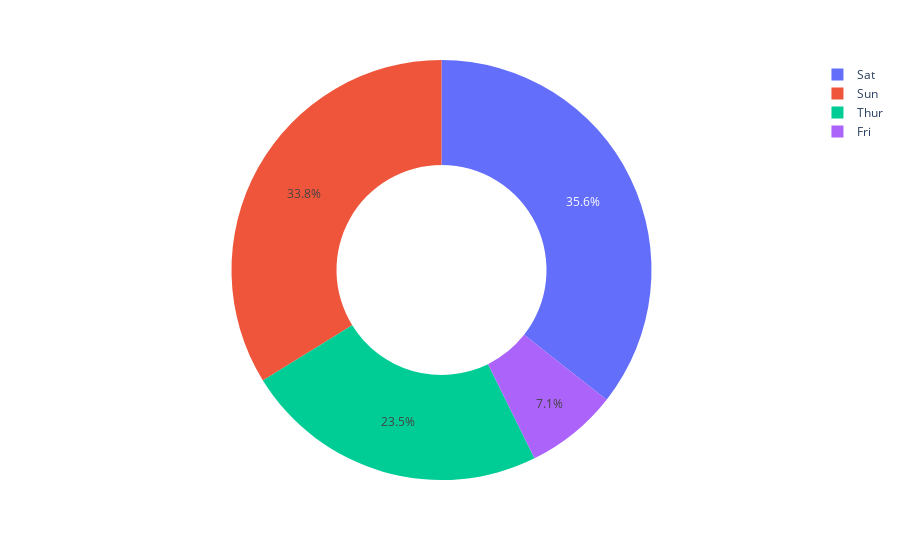

Notebook code for this chart:
### Code cell
fig = px.pie(df, values='tip', names='day',hole = 0.5)
fig.show()

### Figure 1 — Plotly figure (JSON) as saved in the notebook; plotly's stock layout.template omitted (floating-point values rounded to 4 significant figures; data arrays with more than 128 entries replaced by an {"elided": "..."} marker saying what was removed)
{"data": [{"domain": {"x": [0, 1], "y": [0, 1]}, "hole": 0.5, "hovertemplate": "day=%{label}<br>tip=%{value}<extra></extra>", "labels": {"elided": "244 str values"}, "legendgroup": "", "name": "", "showlegend": true, "type": "pie", "values": {"elided": "244 float values"}}], "layout": {"legend": {"tracegroupgap": 0}, "margin": {"t": 60}}}
